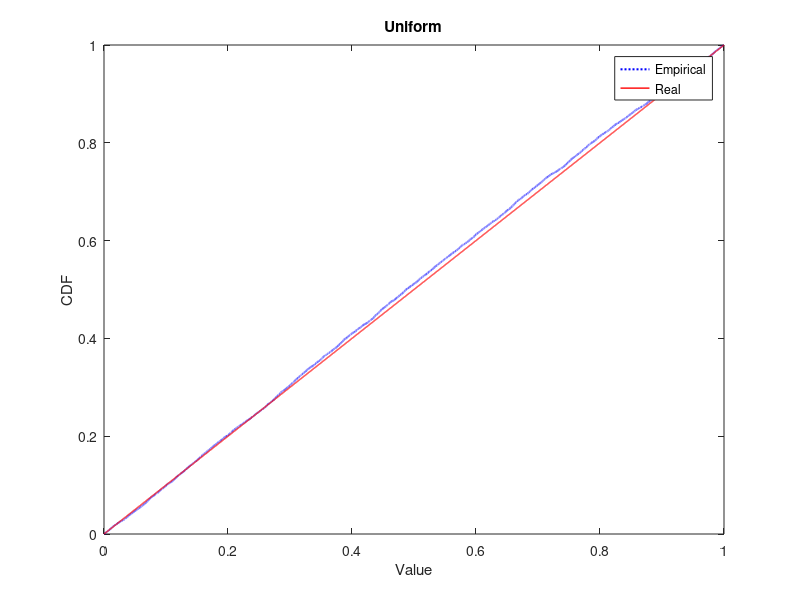
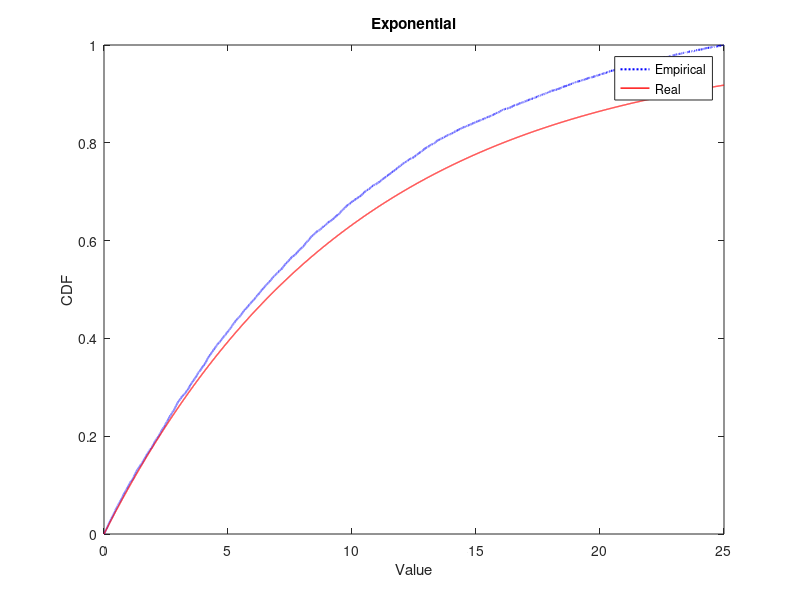
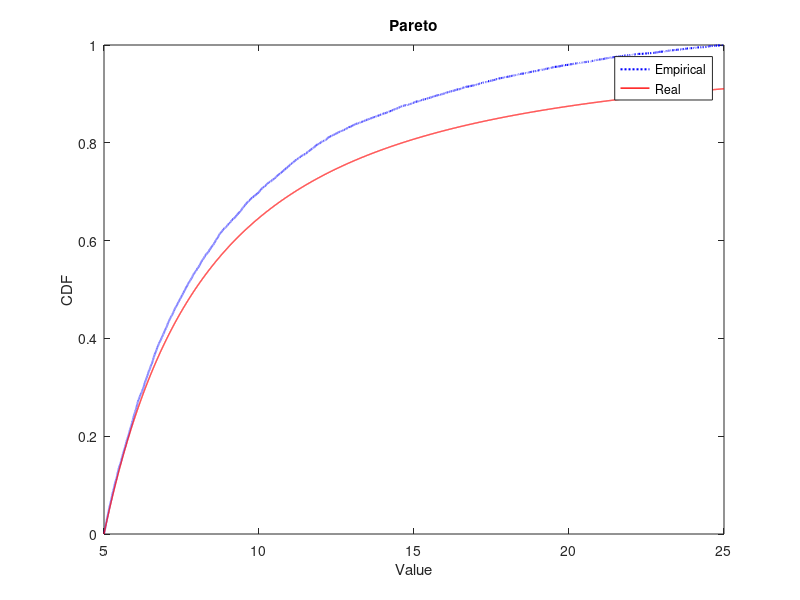
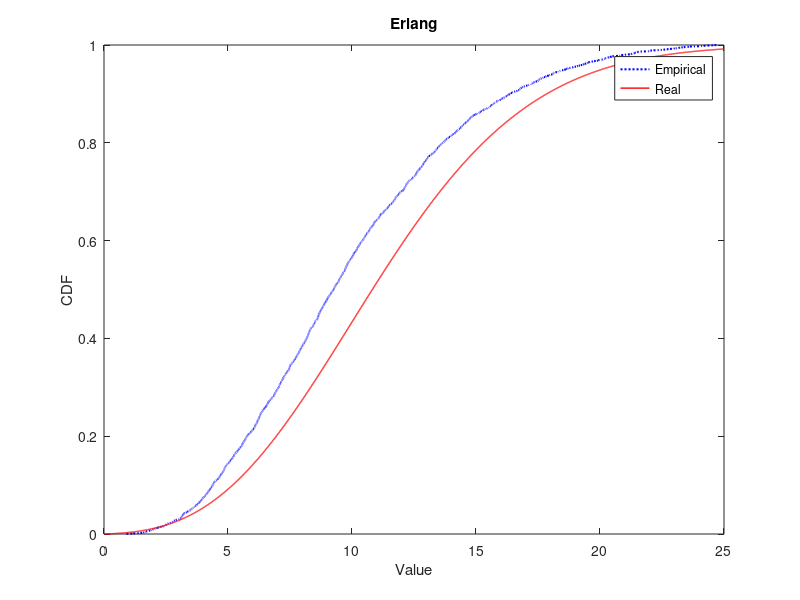

Reproduce these figures in MATLAB, in order.
%MU JUNJIE ASSIGNMENT5
clear all

%1 Linear Congruent Generator
m = 2^32;
a = 1664525;
c = 1013904223;
seed = 521191478;
N = 10000;
Un = zeros(1,N);
Xn = zeros(1,N);
Xn(1) = seed;
Un(1) = Xn(1)/m;
for i = 2:N
    Xn(i) = mod(a*Xn(i-1) + c, m);
    Un(i) = Xn(i)/m;
end
fprintf("First sample generated by the Linear Congruent Generator %f\n", Un(1));
fprintf("Second sample generated by the Linear Congruent Generator %f\n", Un(2));
fprintf("Third sample generated by the Linear Congruent Generator %f\n", Un(3));
%2.a Exponential distribution
N1 = 10000;
lambda_e = 0.1;
En = zeros(1,N1);
for i = 1:N1
    En(i) = -log(Un(i))/lambda_e;
end

%2.b Pareto distribution
N2 = 10000;
a_p = 1.5;
m_p = 5;
Pn = zeros(1,N2);
for i = 1:N2
    Pn(i) = m_p/(Un(i)^(1/a_p));
end

%2.c Erlang distribution
N3 = 2500;
k = 4;
lambda_m = 0.4;
ERn = zeros(1,N3);
for i = 1:N3
    ERn(i) = sum(-log(Un((i-1)*k+1:i*k)) / lambda_m);
end

%2.d Hypo-Exponential
N4 = 5000;
lambda_Hypo1 = 0.5;
lambda_Hypo2 = 0.125;
Hypo_n = -log(Un(1:N4))/lambda_Hypo1 -log(Un(N4+1:end))/lambda_Hypo2;


%2.e Hyper-Exponential
N5 = 5000;
lambda_Hyper1 = 0.5;
lambda_Hyper2 = 0.05;
p1 = 0.55;
Hyper_n=zeros(1,N5);
for i = 1:N5
    if  Un(i)<p1
        Hyper_n(i) = -log(Un(i+5000))/lambda_Hyper1;
    else
        Hyper_n(i) = -log(Un(i+5000))/lambda_Hyper2;
    end
end

%3 Compare Empirical distribution and real distribution
%Uniform
figure(1)
plot(sort(Un),[1:N]/N,'b:','LineWidth',1.5,'DisplayName','Empirical');
title('Uniform');
xlabel('Value');
ylabel('CDF');
hold on;
t = linspace(0, 1, N);
F_Un = t;
plot(t,F_Un,'r','LineWidth',1,'DisplayName','Real');
legend();
hold off;
%Exponential
figure(2)
En_edge = En(En<25);
N11 = length(En_edge);
plot(sort(En_edge),[1:N11]/N11,'b:','LineWidth',1.5,'DisplayName','Empirical');
title('Exponential');
xlabel('Value');
ylabel('CDF');
hold on;
t = linspace(0, 25, N11);
F_En = 1 - exp(-lambda_e*t);
plot(t,F_En,'r','LineWidth',1,'DisplayName','Real');
legend();
hold off;
%Pareto
figure(3)
Pn_edge = Pn(Pn<25);
N21 = length(Pn_edge);
plot(sort(Pn_edge),[1:N21]/N21,'b:','LineWidth',1.5,'DisplayName','Empirical');
title('Pareto');
xlabel('Value');
ylabel('CDF');
hold on;
t = linspace(5, 25, N21);
F_Pn = 1 - (m_p ./ t).^a_p;
plot(t,F_Pn,'r','LineWidth',1,'DisplayName','Real');
legend();
hold off;
%Erlang
figure(4)
ERn_edge = ERn(ERn<25);
N31 = length(ERn_edge);
plot(sort(ERn_edge),[1:N31]/N31,'b:','LineWidth',1.5,'DisplayName','Empirical');
title('Erlang');
xlabel('Value');
ylabel('CDF');
hold on;
t = linspace(0, 25, N31);
F_ERn = 1 - gammainc(k, lambda_m * t);
plot(t,F_ERn,'r','LineWidth',1,'DisplayName','Real');
legend();
hold off;
%Hypo-Exponential
figure(5)
Hypo_n_edge = Hypo_n(Hypo_n<25);
N41 = length(Hypo_n_edge);
plot(sort(Hypo_n_edge),[1:N41]/N41,'b:','LineWidth',1.5,'DisplayName','Empirical');
title('Hypo-Exponential');
xlabel('Value');
ylabel('CDF');
hold on;
t = linspace(0, 25, N41);
F_Hypo = 1 - lambda_Hypo2*exp(-lambda_Hypo1*t)/(lambda_Hypo2-lambda_Hypo1) +lambda_Hypo1*exp(-lambda_Hypo2*t)/(lambda_Hypo2-lambda_Hypo1);
plot(t,F_Hypo,'r','LineWidth',1,'DisplayName','Real');
legend();
hold off;
%Hyper-Exponential
figure(6)
Hyper_n_edge = Hyper_n(Hyper_n<25);
N51 = length(Hyper_n_edge);
plot(sort(Hyper_n_edge),[1:N51]/N51,'b:','LineWidth',1.5,'DisplayName','Empirical');
title('Hyper-Exponential');
xlabel('Value');
ylabel('CDF');
hold on;
t = linspace(0, 25, N51);
%F_Hyper = 1 - lambda_Hyper1*p1*exp(-lambda_Hyper1*t) - lambda_Hyper2*(1-p1)*exp(-lambda_Hyper2*t);
F_Hyper =1 - p1* exp(-lambda_Hyper1*t )- (1-p1) * exp(-lambda_Hyper2*t);
plot(t,F_Hyper,'r','LineWidth',1,'DisplayName','Real');
legend();
hold off;


%4 Total cost for storing the files
scenarios = {En; Pn; ERn; Hypo_n; Hyper_n};
for i = 1:size(scenarios)
    file = scenarios{i};
    storage = zeros(1, length(file));
    for j = 1:length(file)
        if file(j) < 10
            storage(j) = file(j) * 0.01;
        else
            storage(j) = file(j) * 0.02;
        end
    end
    total_cost = sum(storage);
    fprintf("Total Charge for storing the files whose length is expressed is %f\n", total_cost);
end


